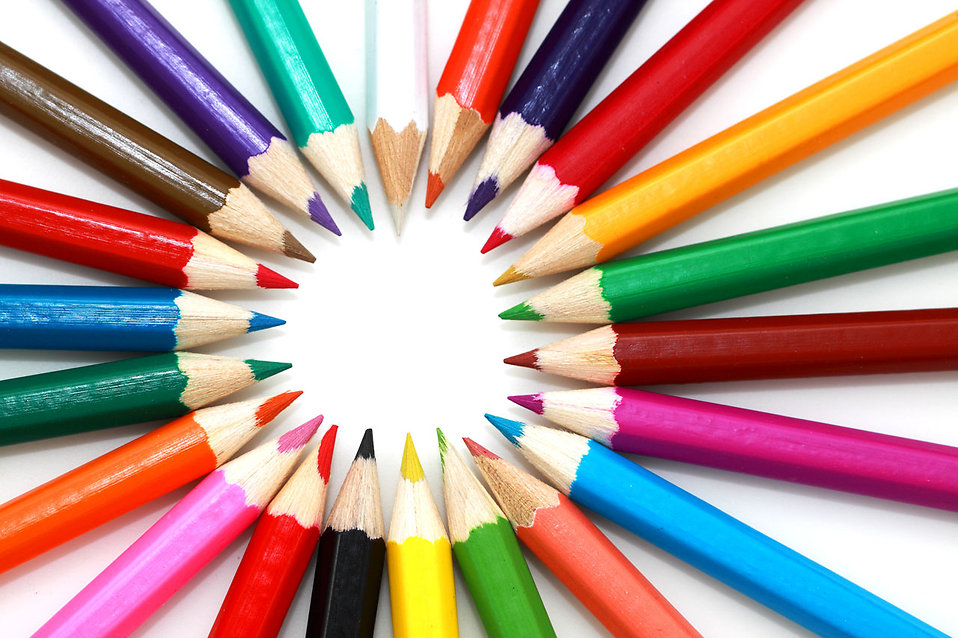
%> input picture Clase 4/lapices.jpg, 958 x 638 px
$ octave clase_4.m   (GNU Octave 9; MATLAB toolbox functions it lacks are replaced by stand-ins)
%> lines starting %> are read from the running program, lines starting %| are printed output that depends on the picture; in (x1, y1, x2, y2) boxes, pixels count from 0 and x2, y2 are one past the last pixel; in counts of white or black regions, pixels touching at a corner belong together; the program's own positions count from 1
clear all, close all, clc

a = imread('lapices.jpg');
%> a is the input picture: size 638x958x3 uint8; mean R, G, B 178, 151.2, 142.9
figure(1);
imshow(a);
[fil, col, cap] = size(a);
%> fil = 638; col = 958; cap = 3
a1 = reshape(a, [fil, col*cap]);
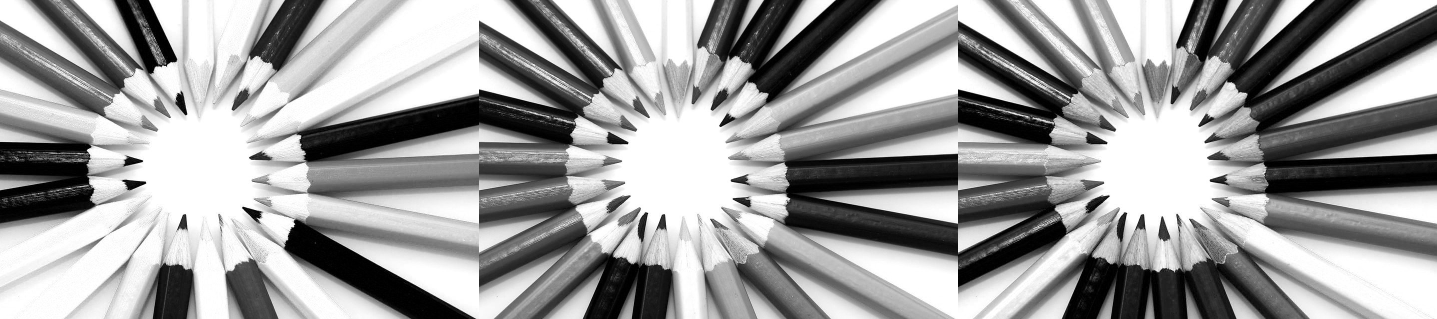
%> a1: size 638x2874 uint8 (shown at 1/2 size); min 0, max 255, mean 157.4
figure(2);
imshow(a1);
title('R-G-B');
impixelinfo
a2 = rgb2hsv(a);
%> a2: size 638x958x3 double; mean H, S, V 0.332, 0.46, 0.788
figure(3);
imshow(a2);
impixelinfo
a2 = double(a2);
a2 = a2/max(a2(:))*255;
%> a2: size 638x958x3 double; mean H, S, V 84.8, 117.3, 201
a2 = uint8(a2);
%> a2: size 638x958x3 uint8; mean H, S, V 84.8, 117.3, 201
a2 = reshape(a2, [fil, col*cap]);
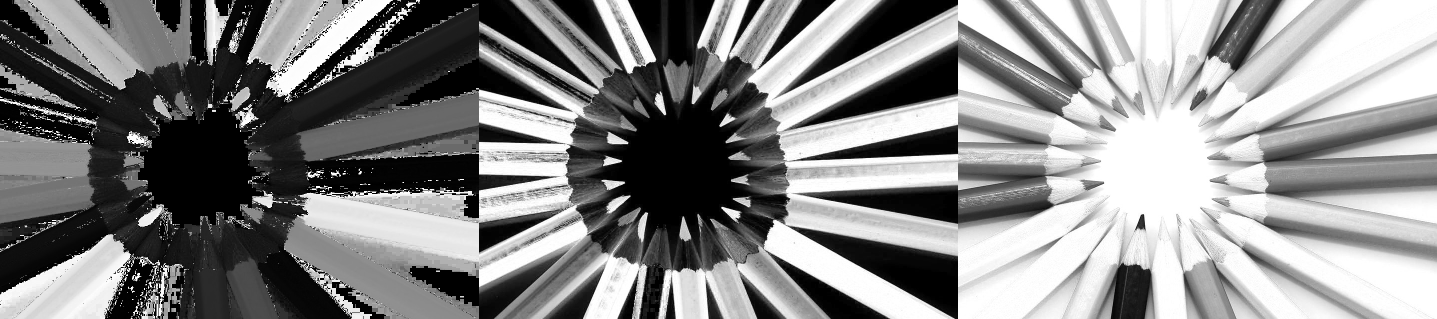
%> a2: size 638x2874 uint8 (shown at 1/2 size); min 0, max 255, mean 134.4
figure(4);
imshow([a1; a2]);
title('R-G-B:H-S-I');
impixelinfo

cform = makecform('srgb2lab');
a3 = applycform(a, cform);
%> a3: size 638x958x3 uint8; mean of channels 1, 2, 3 170.7, 140.4, 140.2
a3 = double(a3);
%> a3: size 638x958x3 double; mean of channels 1, 2, 3 170.7, 140.4, 140.2
a3 = a3/max(a3(:))*255;
a4 = uint8(a3);
figure(99);imshow([a3,a4]);impixelinfo;
%> after `imshow([a3,a4])`:
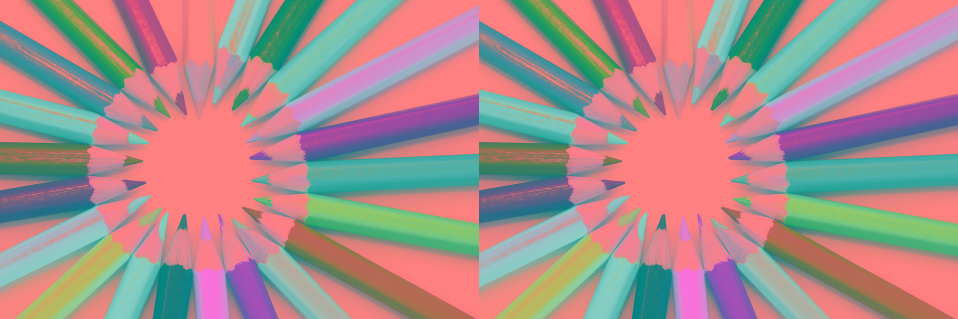
%> displayed picture: size 638x1916x3, on the screen's scale of 0 to 255 (shown at 1/2 size); mean R, G, B 170.7, 140.4, 140.2
a3 = uint8(a3);

b = a3(:,:,3);

a3 = reshape(a3, [fil, col*cap]);
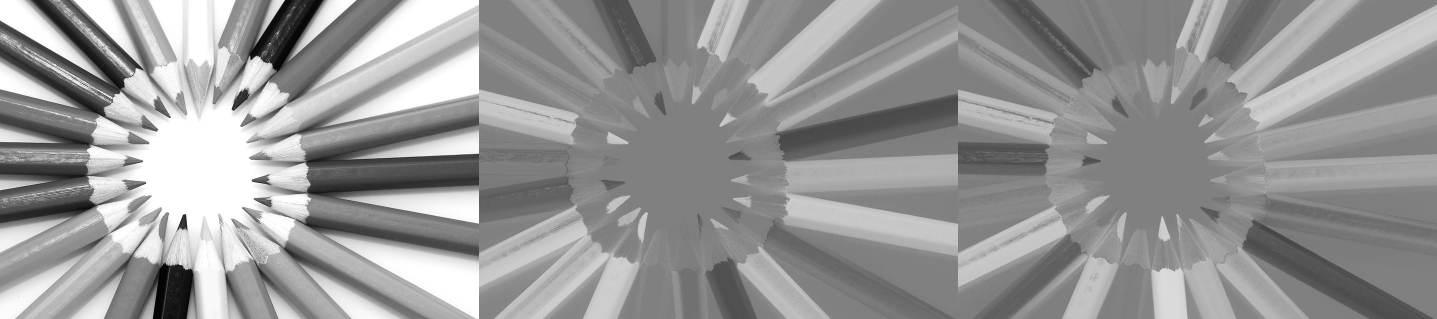
%> a3: size 638x2874 uint8 (shown at 1/2 size); min 0, max 255, mean 150.4
figure;imshow([a1; a2; a3]);
%> after `imshow([a1; a2; a3])`:
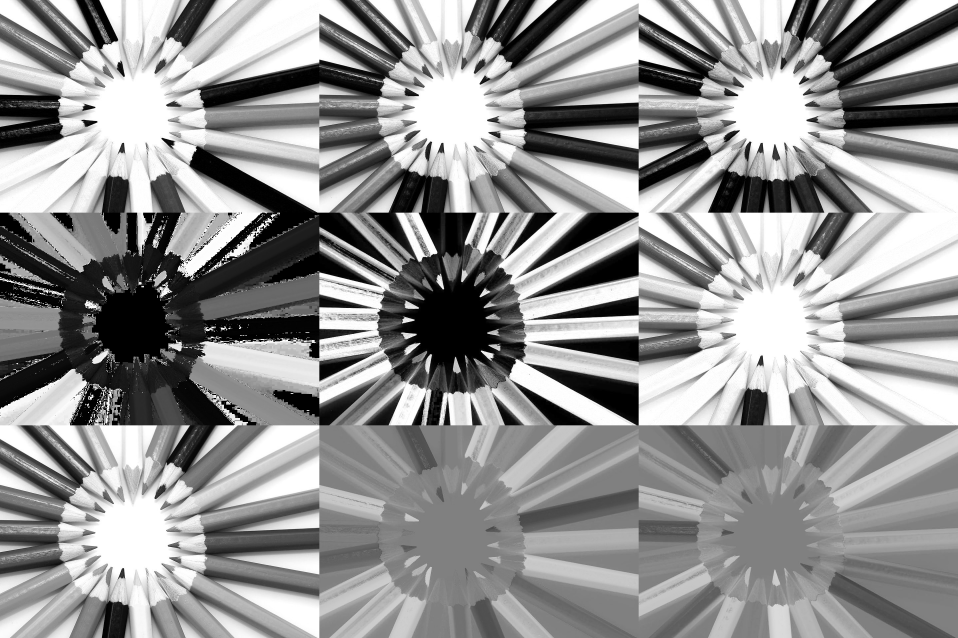
%> displayed picture: size 1914x2874, on the screen's scale of 0 to 255 (shown at 1/3 size); min 0, max 255, mean 147.4
title('R-G-B:H-S-I:L-A-B');
impixelinfo

figure(6); imshow(b); impixelinfo
%donde b sea menos a 205 vuelvalo igual a 0
b(b<205)=0;
b(b>0)=255;
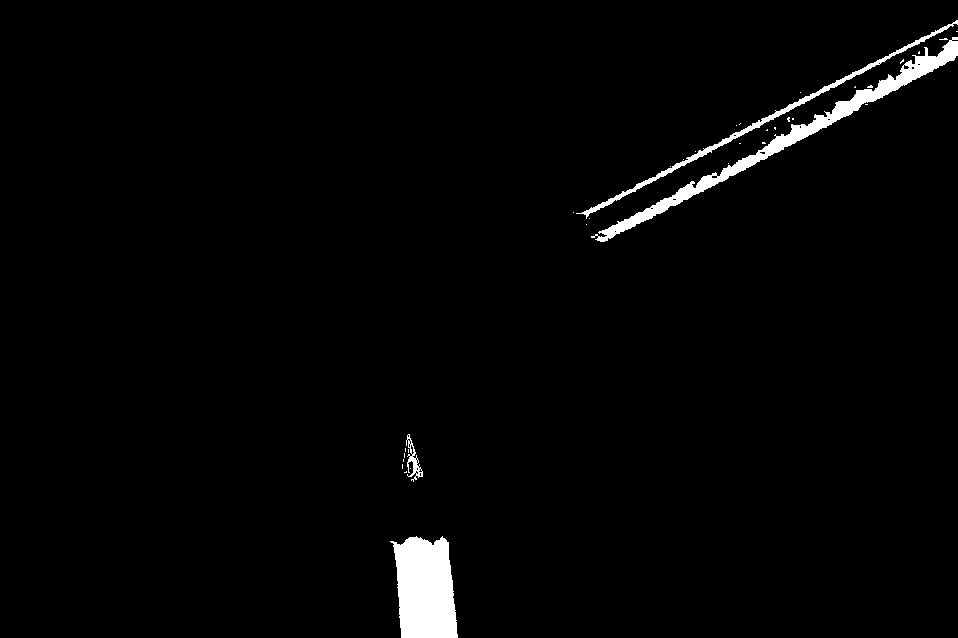
%> b: size 638x958 uint8; 2.1% white; 34 white regions (30 under 20 px), largest, box (x1, y1, x2, y2) and area: (390, 536, 458, 638) 5432, (591, 37, 958, 242) 5029, (576, 20, 958, 219) 1906, (406, 434, 423, 482) 267
figure(7); imshow(b); impixelinfo

b=[b,b,b];
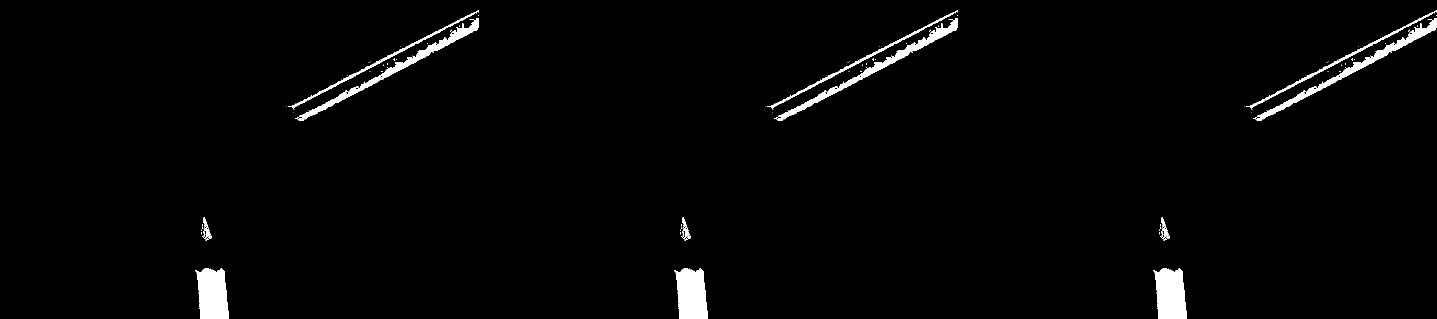
%> b: size 638x2874 uint8 (shown at 1/2 size); 2.1% white; 102 white regions (90 under 20 px), largest, box (x1, y1, x2, y2) and area: (390, 536, 458, 638) 5432, (1348, 536, 1416, 638) 5432, (2306, 536, 2374, 638) 5432
b = reshape(b,[fil,col,cap]);
%> b: size 638x958x3 uint8; mean of channels 1, 2, 3 5.3, 5.3, 5.3
a4 = a;
a4(b==0)=0;
%> a4: size 638x958x3 uint8; mean of channels 1, 2, 3 5.3, 4.2, 0.5
figure(8);imshow(a4);impixelinfo
